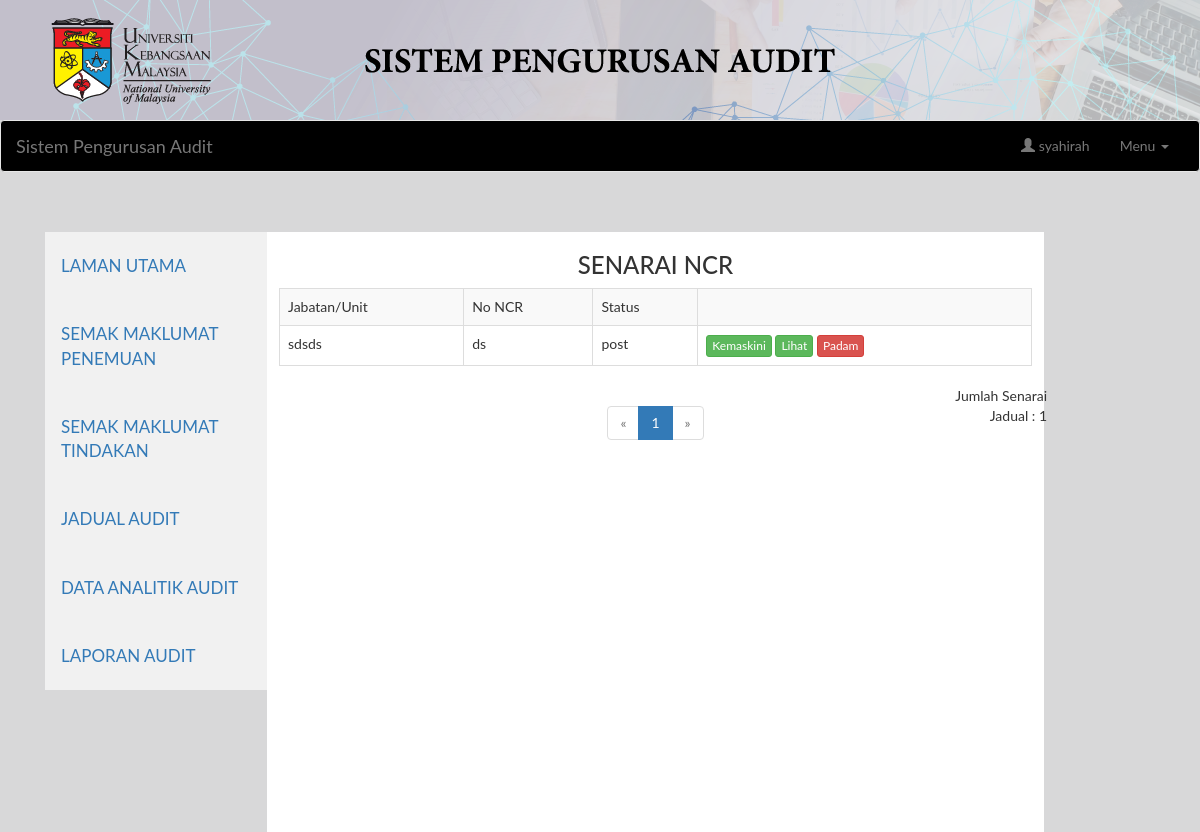
The app's page /staff/ketuajuruaudit/listNcrDihantar.php (signed in) with its own data.
### tables this page shows
CREATE TABLE `ketua_juruaudit` (
  `staff_no` varchar(255) NOT NULL,
  `staff_name` varchar(255) NOT NULL,
  `staff_pass` varchar(50) NOT NULL,
  `staff_email` varchar(255) NOT NULL,
  `staff_img` varchar(255) NOT NULL
);

CREATE TABLE `ncr` (
  `no_id` int(11) NOT NULL,
  `staff_no` varchar(255) NOT NULL,
  `no_audit` varchar(10) NOT NULL,
  `tarikh_audit` varchar(255) NOT NULL,
  `no_ncr` varchar(255) NOT NULL,
  `iso` varchar(255) DEFAULT NULL,
  `jabatan_unit` varchar(255) DEFAULT NULL,
  `dokumen` varchar(255) DEFAULT NULL,
  `keperluan` text,
  `penemuan` text,
  `bukti_objektif` text,
  `ketakakuran` text,
  `pembetulan` text,
  `tindakan` text,
  `status` varchar(15) NOT NULL,
  `tindakankesan` varchar(255) DEFAULT NULL,
  `tindakantakkesan` varchar(255) DEFAULT NULL,
  `selesai` varchar(255) DEFAULT NULL,
  `belumselesai` varchar(255) DEFAULT NULL
);

### staff/ketuajuruaudit/session.php (called while the page is built, shortened)
<?php
include_once '../../db.php';
	$uid = $_SESSION['uid'];
	$stmt = $conn->prepare("SELECT * FROM ketua_juruaudit WHERE staff_no = '$uid'");
	$stmt->execute();
	$readrow = $stmt->fetch(PDO::FETCH_ASSOC);
	$name = $readrow['staff_name'];
?>

### staff/ketuajuruaudit/listNcrDihantar.php (the view, shortened to what this page needs)
<?php
include_once '../../db.php';
include_once 'session.php';
?>
<!DOCTYPE html>
<html>
<head>
  <link rel="stylesheet" href="https://maxcdn.bootstrapcdn.com/bootstrap/3.4.1/css/bootstrap.min.css">
</head>
<body style="background-color: #d8d8d9; ">
<img src="../../auditHeader.png" style="width:100% ">
<div><?php include_once 'navbar.php'; ?></div>
<br>
<br>
<div class="container">
  <table  align="center">
   <tr>
    <td align="center" width="1110px" style="height: 318px">
       <ul class="tab">
            <li><a href="utama.php" align="center">LAMAN UTAMA</a></li>
            <li><a href="penemuan.php">SEMAK MAKLUMAT PENEMUAN</a></li>
            <li><a href="tindakan.php">SEMAK MAKLUMAT TINDAKAN</a></li>
            <li><a href="jadual.php">JADUAL AUDIT</a></li>
            <li><a href="data.php">DATA ANALITIK AUDIT</a></li>
            <li><a href="laporan.php">LAPORAN AUDIT</a></li>
          </ul>
<div id="Menu" class="tabcontent" style="height: 600px">
  <h3>SENARAI NCR</h3>
  <table width="9px" class="table table-striped table-bordered">
    <tr>
        <td>Jabatan/Unit</td>
        <td>No NCR</td>
        <td>Status</td>
        <td></td>
      </tr>
      <?php
      $per_page = 5;
      if (isset($_GET["page"]))
        $page = $_GET["page"];
      else
        $page = 1;
      $start_from = ($page-1) * $per_page;
      try {
        $conn = new PDO("mysql:host=$servername;dbname=$dbname", $username, $password);
        $conn->setAttribute(PDO::ATTR_ERRMODE, PDO::ERRMODE_EXCEPTION);
          $stmt = $conn->prepare("SELECT * FROM ncr WHERE status = 'post' LIMIT $start_from, $per_page");
        $stmt->execute();
        $result = $stmt->fetchAll();
      }
      catch(PDOException $e){
            echo "Error: " . $e->getMessage();
      }
      foreach($result as $readrow) {
      ?>
      <tr>
        <td><?php echo $readrow['jabatan_unit']; ?></td>
        <td><?php echo $readrow['no_ncr']; ?></td>
        <td><?php echo $readrow['status']?></td>
        <td>
          <a href="kemaskiniAuditor.php?edit=<?php  ?>" class="btn btn-success btn-xs" role="button">Kemaskini</a>
          <a href="updateNcr.php?edit=<?php echo $readrow['no_id']; ?>" class="btn btn-success btn-xs" role="button">Lihat</a>
          <a href="updateAuditor.php?delete=<?php echo $readrow['staff_no']; ?>" onclick="return confirm('Anda pasti untuk padam?');" class="btn btn-danger btn-xs" role="button">Padam</a>
        </td>
      </tr>
      <?php
      }
      ?>
    </table>
    <div class="row">
    <div class="col-xs-12 col-sm-10 col-sm-offset-1 col-md-8 col-md-offset-2">
      <nav>
          <ul class="pagination">
          <?php
          try {
            $conn = new PDO("mysql:host=$servername;dbname=$dbname", $username, $password);
            $conn->setAttribute(PDO::ATTR_ERRMODE, PDO::ERRMODE_EXCEPTION);
            $stmt = $conn->prepare("SELECT * FROM ncr  WHERE status = 'post'");
            $stmt->execute();
            $result = $stmt->fetchAll();
            $total_records = count($result);
          }
          catch(PDOException $e){
                echo "Error: " . $e->getMessage();
          }
          $total_pages = ceil($total_records / $per_page);
          ?>
          <?php if ($page==1) { ?>
            <li class="disabled"><span aria-hidden="true">«</span></li>
          <?php } else { ?>
            <li><a href="listNcrDihantar.php?page=<?php echo $page-1 ?>" aria-label="Previous"><span aria-hidden="true">«</span></a></li>
          <?php
          }
          for ($i=1; $i<=$total_pages; $i++)
            if ($i == $page)
              echo "<li class=\"active\"><a href=\"listNcrDihantar.php?page=$i\">$i</a></li>";
            else
              echo "<li><a href=\"listNcrDihantar.php?page=$i\">$i</a></li>";
          ?>
          <?php if ($page==$total_pages) { ?>
            <li class="disabled"><span aria-hidden="true">»</span></li>
          <?php } else { ?>
            <li><a href="listNcrDihantar.php?page=<?php echo $page+1 ?>" aria-label="Previous"><span aria-hidden="true">»</span></a></li>
          <?php } ?>
        </ul>
      </nav>
    </div>
    <p align="right" class="style48">Jumlah Senarai Jadual : <?php echo $total_records; ?></p>
    </div>
</div>
    </td>
  </tr>
</table>
</div>
</body>
</html>

### staff/ketuajuruaudit/navbar.php (shortened to what this page needs)
<nav class="navbar navbar-default"style=
  "background-color: #000000;
  /*overflow: hidden;*/
  /*position: sticky;
  bottom: 0;
  width: 100%;*/
  position: relative;
  z-index: 100;
">
  <div class="container-fluid">
    <div class="navbar-header">
      <a class="navbar-brand" href="utama.php">Sistem Pengurusan Audit</a>
    </div>
    <div class="collapse navbar-collapse" id="bs-example-navbar-collapse-1">
      <ul class="nav navbar-nav navbar-right">
         <li><a href="#" disabled="disabled"><span class="glyphicon glyphicon-user" aria-hidden="true"></span>  <?php echo $name; ?></a></li>
        <li class="dropdown">
          <a href="#" class="dropdown-toggle" data-toggle="dropdown" role="button" aria-haspopup="true" aria-expanded="false">Menu <span class="caret"></span></a>
        </li>
      </ul>
    </div>
  </div>
</nav>

### staff/ketuajuruaudit/listNcrDihantar.php (style rules this page uses)
* { box-sizing: border-box }
body { font-family: "Lato", sans-serif; }
.tab { float: left; width: 20%; padding-right: 0px; padding-left: 0px; background-color: #f1f1f1; }
.tab li { display: block; background-color: inherit; color: #000000; padding: 22px 16px; width: 100%; border: none; outline: none; text-align: left; cursor: pointer; transition: 0.3s; font-size: 17px; }
.tabcontent { float: left; padding: 0px 12px; background-color: white; width: 70%; border-left: none; }

### records on screen
ketua_juruaudit: staff_name "syahirah"
ncr: jabatan_unit "sdsds", no_ncr "ds", status "post"

### other values on screen
$total_records "1"
